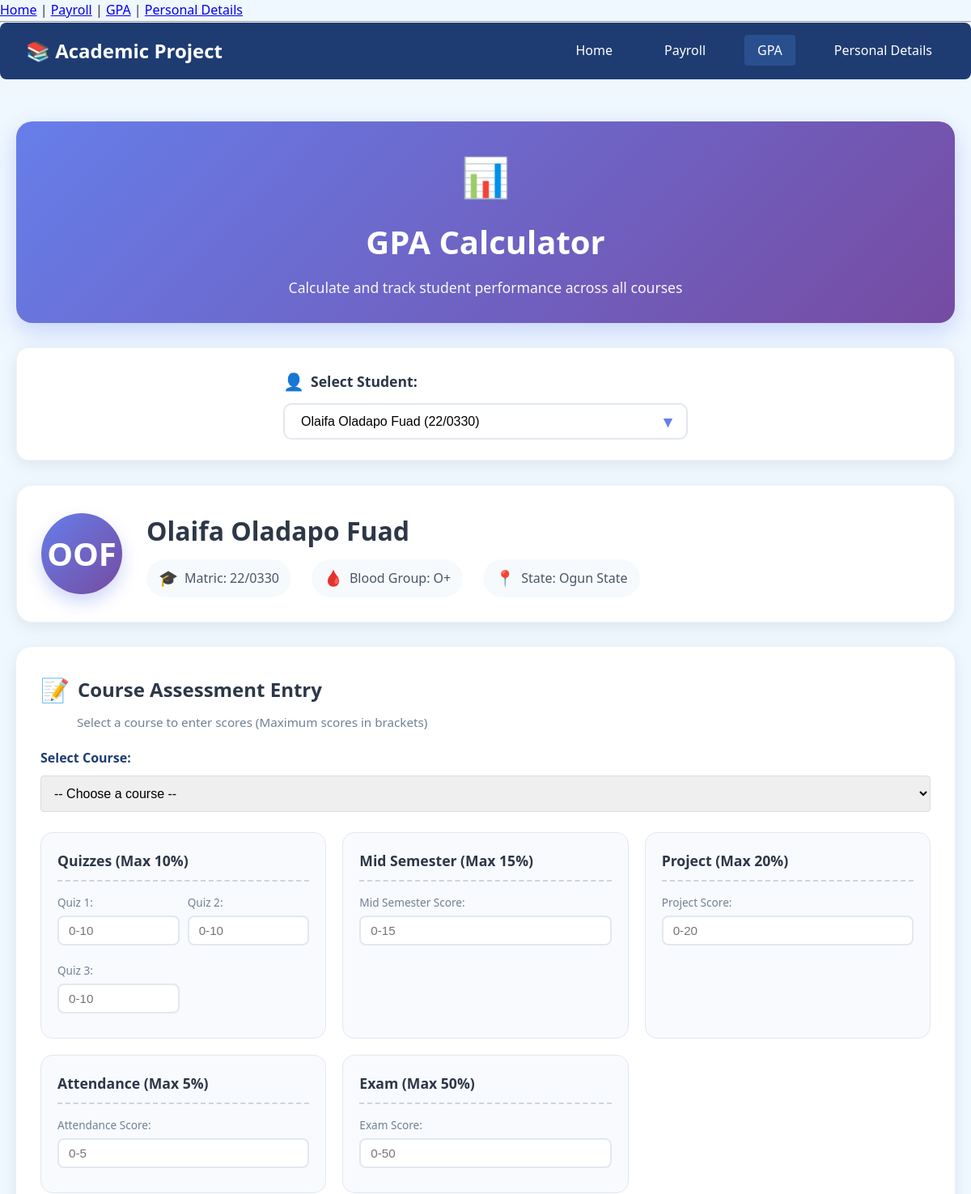
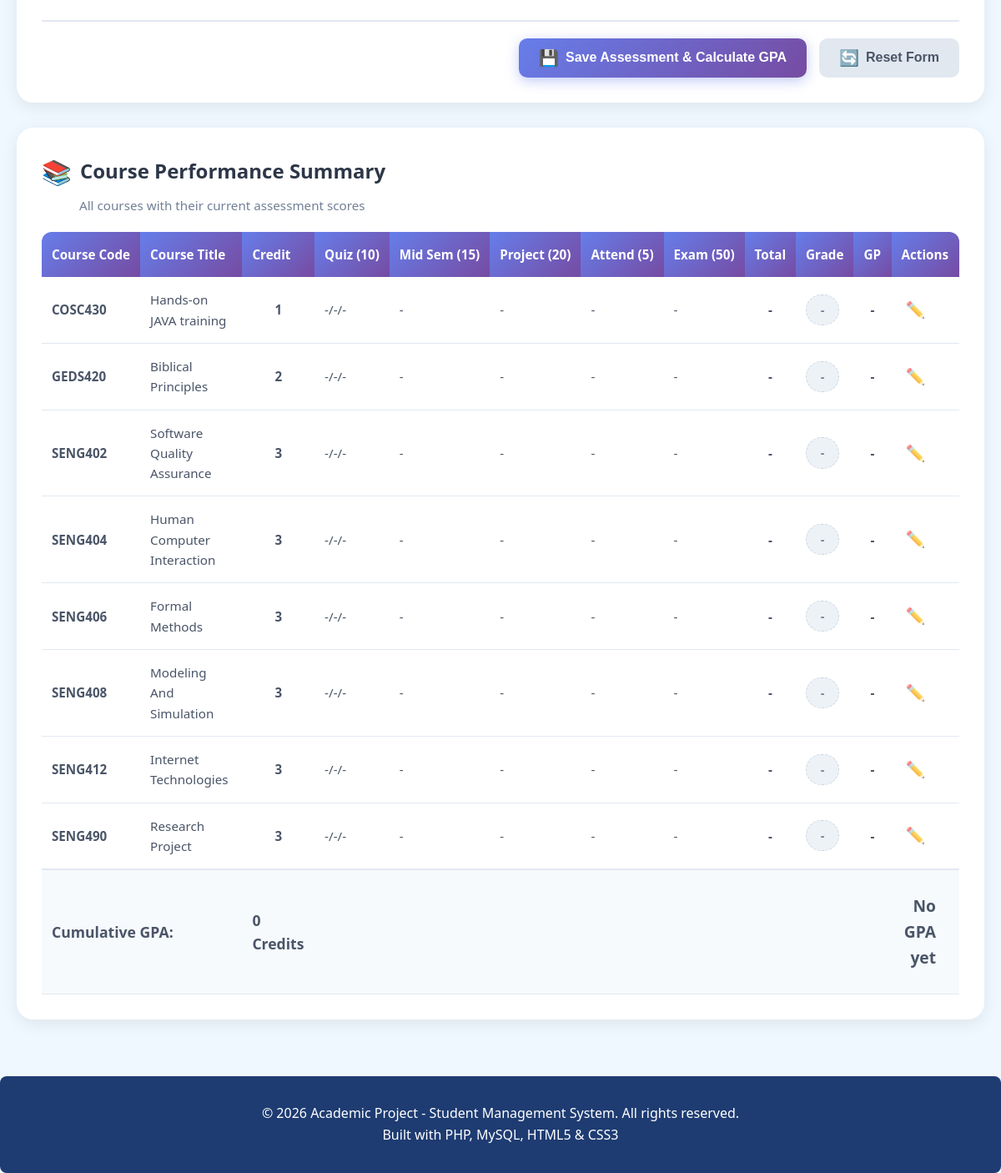
Page /pages/gpa.php?student_id=2 on the committed database (2 pictures, top to bottom).
### tables this page shows
CREATE TABLE students (
    id INT PRIMARY KEY AUTO_INCREMENT,
    matric_number VARCHAR(20) UNIQUE NOT NULL,
    name VARCHAR(100) NOT NULL,
    blood_group VARCHAR(5),
    state_of_origin VARCHAR(50),
    phone VARCHAR(15),
    hobbies TEXT,
    created_at TIMESTAMP DEFAULT CURRENT_TIMESTAMP
);

CREATE TABLE courses (
    id INT PRIMARY KEY AUTO_INCREMENT,
    course_code VARCHAR(10) UNIQUE NOT NULL,
    course_title VARCHAR(100) NOT NULL,
    credit_unit INT NOT NULL
);

### pages/gpa.php (the view, shortened to what this page needs)
<?php
require_once '../config/db.php';
include '../includes/header.php';
include '../includes/navbar.php';
$students_query = "SELECT id, name, matric_number FROM students ORDER BY name";
$students_result = mysqli_query($conn, $students_query);
$selected_student_id = isset($_GET['student_id']) ? (int)$_GET['student_id'] : 0;
$selected_student = null;
$student_courses = [];
if ($selected_student_id > 0) {
    $student_stmt = mysqli_prepare($conn, "SELECT * FROM students WHERE id = ?");
    mysqli_stmt_bind_param($student_stmt, "i", $selected_student_id);
    mysqli_stmt_execute($student_stmt);
    $student_result = mysqli_stmt_get_result($student_stmt);
    $selected_student = mysqli_fetch_assoc($student_result);
    $courses_stmt = mysqli_prepare($conn,
        "SELECT c.*,
                ca.quiz_1, ca.quiz_2, ca.quiz_3,
                ca.mid_semester, ca.project, ca.attendance, ca.exam,
                ca.total_score, ca.grade, ca.grade_point
         FROM courses c
         LEFT JOIN course_assessments ca ON c.id = ca.course_id AND ca.student_id = ?
         ORDER BY c.course_code"
    );
    mysqli_stmt_bind_param($courses_stmt, "i", $selected_student_id);
    mysqli_stmt_execute($courses_stmt);
    $student_courses = mysqli_stmt_get_result($courses_stmt);
}
?>
<div class="gpa-page">
    <div class="page-header">
        <h1><span class="header-icon">📊</span> GPA Calculator</h1>
        <p class="header-subtitle">Calculate and track student performance across all courses</p>
    </div>
    <div class="selection-card">
        <form method="GET" action="" class="student-selector">
            <div class="form-group">
                <label for="student_id">
                    <span class="label-icon">👤</span>
                    Select Student:
                </label>
                <div class="select-wrapper">
                    <select name="student_id" id="student_id" class="form-control" onchange="this.form.submit()">
                        <?php while ($student = mysqli_fetch_assoc($students_result)): ?>
                            <option value="<?php echo $student['id']; ?>"
                                <?php echo $student['id'] == $selected_student_id ? 'selected' : ''; ?>>
                                <?php echo htmlspecialchars($student['name'] . ' (' . $student['matric_number'] . ')'); ?>
                            </option>
                        <?php endwhile; ?>
                    </select>
                    <span class="select-arrow">▼</span>
                </div>
            </div>
        </form>
    </div>
    <?php if ($selected_student): ?>
        <div class="student-info-card">
            <div class="student-avatar">
                <span class="avatar-initials">
                    <?php
                    $name_parts = explode(' ', $selected_student['name']);
                    $initials = '';
                    foreach ($name_parts as $part) {
                        $initials .= strtoupper(substr($part, 0, 1));
                    }
                    echo $initials;
                    ?>
                </span>
            </div>
            <div class="student-details">
                <h2><?php echo htmlspecialchars($selected_student['name']); ?></h2>
                <div class="student-meta">
                    <span class="meta-item">
                        <span class="meta-icon">🎓</span>
                        Matric: <?php echo htmlspecialchars($selected_student['matric_number']); ?>
                    </span>
                    <span class="meta-item">
                        <span class="meta-icon">🩸</span>
                        Blood Group: <?php echo htmlspecialchars($selected_student['blood_group'] ?: 'N/A'); ?>
                    </span>
                    <span class="meta-item">
                        <span class="meta-icon">📍</span>
                        State: <?php echo htmlspecialchars($selected_student['state_of_origin'] ?: 'N/A'); ?>
                    </span>
                </div>
            </div>
        </div>
        <div class="assessment-section">
            <div class="section-header">
                <h3><span class="section-icon">📝</span> Course Assessment Entry</h3>
                <p>Select a course to enter scores (Maximum scores in brackets)</p>
            </div>
            <form action="gpa_process.php" method="POST" class="assessment-form" id="assessmentForm">
                <div class="form-row">
                    <div class="form-group">
                        <label for="course_id">Select Course:</label>
                        <select name="course_id" id="course_id" class="form-control" required>
                            <option value="">-- Choose a course --</option>
                            <?php
                            mysqli_data_seek($student_courses, 0);
                            ?>
                        </select>
                    </div>
                </div>
                <div class="assessment-grid">
                    <div class="assessment-category">
                        <h4>Quizzes (Max 10%)</h4>
                        <div class="score-inputs">
                            <div class="input-group">
                                <label for="quiz_1">Quiz 1:</label>
                                <input type="number" name="quiz_1" id="quiz_1" class="score-input"
                                       min="0" max="10" step="0.5" placeholder="0-10">
                            </div>
                            <div class="input-group">
                                <label for="quiz_2">Quiz 2:</label>
                                <input type="number" name="quiz_2" id="quiz_2" class="score-input"
                                       min="0" max="10" step="0.5" placeholder="0-10">
                            </div>
                            <div class="input-group">
                                <label for="quiz_3">Quiz 3:</label>
                                <input type="number" name="quiz_3" id="quiz_3" class="score-input"
                                       min="0" max="10" step="0.5" placeholder="0-10">
                            </div>
                        </div>
                    </div>
                    <div class="assessment-category">
                        <h4>Mid Semester (Max 15%)</h4>
                        <div class="input-group">
                            <label for="mid_semester">Mid Semester Score:</label>
                            <input type="number" name="mid_semester" id="mid_semester" class="score-input"
                                   min="0" max="15" step="0.5" placeholder="0-15">
                        </div>
                    </div>
                    <div class="assessment-category">
                        <h4>Project (Max 20%)</h4>
                        <div class="input-group">
                            <label for="project">Project Score:</label>
                            <input type="number" name="project" id="project" class="score-input"
                                   min="0" max="20" step="0.5" placeholder="0-20">
                        </div>
                    </div>
                    <div class="assessment-category">
                        <h4>Attendance (Max 5%)</h4>
                        <div class="input-group">
                            <label for="attendance">Attendance Score:</label>
                            <input type="number" name="attendance" id="attendance" class="score-input"
                                   min="0" max="5" step="0.5" placeholder="0-5">
                        </div>
                    </div>
                    <div class="assessment-category">
                        <h4>Exam (Max 50%)</h4>
                        <div class="input-group">
                            <label for="exam">Exam Score:</label>
                            <input type="number" name="exam" id="exam" class="score-input"
                                   min="0" max="50" step="0.5" placeholder="0-50">
                        </div>
                    </div>
                </div>
                <div class="form-actions">
                    <button type="submit" class="btn btn-primary">
                        <span class="btn-icon">💾</span>
                        Save Assessment & Calculate GPA
                    </button>
                    <button type="reset" class="btn btn-secondary">
                        <span class="btn-icon">🔄</span>
                        Reset Form
                    </button>
                </div>
            </form>
        </div>
        <div class="courses-section">
            <div class="section-header">
                <h3><span class="section-icon">📚</span> Course Performance Summary</h3>
                <p>All courses with their current assessment scores</p>
            </div>
            <div class="table-responsive">
                <table class="courses-table">
                    <thead>
                        <tr>
                            <th>Course Code</th>
                            <th>Course Title</th>
                            <th>Credit</th>
                            <th>Quiz (10)</th>
                            <th>Mid Sem (15)</th>
                            <th>Project (20)</th>
                            <th>Attend (5)</th>
                            <th>Exam (50)</th>
                            <th>Total</th>
                            <th>Grade</th>
                            <th>GP</th>
                            <th>Actions</th>
                        </tr>
                    </thead>
                    <tbody>
                        <?php
                        mysqli_data_seek($student_courses, 0);
                        $total_grade_points = 0;
                        $total_credits = 0;
                        while ($course = mysqli_fetch_assoc($student_courses)):
                            $total = $course['total_score'] ?? 0;
                            $grade_point = $course['grade_point'] ?? 0;
                            $credit = $course['credit_unit'];
                        ?>
                            <tr>
                                <td class="course-code"><?php echo htmlspecialchars($course['course_code']); ?></td>
                                <td class="course-title"><?php echo htmlspecialchars($course['course_title']); ?></td>
                                <td class="credit"><?php echo $credit; ?></td>
                                <td><?php echo $course['quiz_1'] ?? '-'; ?>/<?php echo $course['quiz_2'] ?? '-'; ?>/<?php echo $course['quiz_3'] ?? '-'; ?></td>
                                <td><?php echo $course['mid_semester'] ?? '-'; ?></td>
                                <td><?php echo $course['project'] ?? '-'; ?></td>
                                <td><?php echo $course['attendance'] ?? '-'; ?></td>
                                <td><?php echo $course['exam'] ?? '-'; ?></td>
                                <td class="total-score <?php echo $total >= 70 ? 'text-success' : ($total >= 50 ? 'text-warning' : 'text-danger'); ?>">
                                    <strong><?php echo $total ? number_format($total, 1) : '-'; ?></strong>
                                </td>
                                <td>
                                    <?php if ($course['grade']): ?>
                                        <span class="grade-badge grade-<?php echo strtolower($course['grade']); ?>">
                                            <?php echo $course['grade']; ?>
                                        </span>
                                    <?php else: ?>
                                        <span class="grade-badge grade-pending">-</span>
                                    <?php endif; ?>
                                </td>
                                <td class="grade-point"><?php echo $grade_point ? number_format($grade_point, 1) : '-'; ?></td>
                                <td class="actions">
                                    <button class="btn-icon-small edit-btn" title="Edit"
                                            onclick="editCourse(<?php echo htmlspecialchars(json_encode($course)); ?>)">
                                        ✏️
                                    </button>
                                </td>
                            </tr>
                        <?php endwhile; ?>
                    </tbody>
                    <tfoot>
                        <tr class="summary-row">
                            <td colspan="2" class="summary-label">Cumulative GPA:</td>
                            <td class="summary-credit"><?php echo $total_credits; ?> Credits</td>
                            <td colspan="7"></td>
                            <td colspan="2" class="summary-gpa">
                                <?php
                                if ($total_credits > 0) {
                                    $cgpa = $total_grade_points / $total_credits;
                                    $cgpa_class = $cgpa >= 4.5 ? 'gpa-excellent' : ($cgpa >= 3.5 ? 'gpa-good' : ($cgpa >= 2.5 ? 'gpa-average' : ($cgpa >= 1.5 ? 'gpa-below-average' : 'gpa-poor')));
                                ?>
                                    <span class="gpa-badge <?php echo $cgpa_class; ?>">
                                        <?php echo number_format($cgpa, 2); ?>
                                    </span>
                                <?php } else { ?>
                                    <span class="gpa-badge">No GPA yet</span>
                                <?php } ?>
                            </td>
                        </tr>
                    </tfoot>
                </table>
            </div>
        </div>
    <?php elseif ($selected_student_id > 0): ?>
        <div class="error-message">
            <p>Student not found. Please select a valid student.</p>
        </div>
    <?php endif; ?>
</div>
<?php
include '../includes/footer.php';
?>

### rows in the picture
students: name "Olaifa Oladapo Fuad", matric_number "22/0330", blood_group "O+", state_of_origin "Ogun State"
courses: course_code "COSC430", course_title "Hands-on JAVA training", credit_unit "1", quiz_1 "-", quiz_2 "-", quiz_3 "-", mid_semester "-", project "-", attendance "-", exam "-"
courses: course_code "GEDS420", course_title "Biblical Principles", credit_unit "2", quiz_1 "-", quiz_2 "-", quiz_3 "-", mid_semester "-", project "-", attendance "-", exam "-"
courses: course_code "SENG402", course_title "Software Quality Assurance", credit_unit "3", quiz_1 "-", quiz_2 "-", quiz_3 "-", mid_semester "-", project "-", attendance "-", exam "-"
courses: course_code "SENG404", course_title "Human Computer Interaction", credit_unit "3", quiz_1 "-", quiz_2 "-", quiz_3 "-", mid_semester "-", project "-", attendance "-", exam "-"
courses: course_code "SENG406", course_title "Formal Methods", credit_unit "3", quiz_1 "-", quiz_2 "-", quiz_3 "-", mid_semester "-", project "-", attendance "-", exam "-"
courses: course_code "SENG408", course_title "Modeling And Simulation", credit_unit "3", quiz_1 "-", quiz_2 "-", quiz_3 "-", mid_semester "-", project "-", attendance "-", exam "-"
courses: course_code "SENG412", course_title "Internet Technologies", credit_unit "3", quiz_1 "-", quiz_2 "-", quiz_3 "-", mid_semester "-", project "-", attendance "-", exam "-"
courses: course_code "SENG490", course_title "Research Project", credit_unit "3", quiz_1 "-", quiz_2 "-", quiz_3 "-", mid_semester "-", project "-", attendance "-", exam "-"

### other values in the picture
$initials "OOF"
$total_credits "0"
form field student_id "Olaifa Oladapo Fuad (22/0330)"
